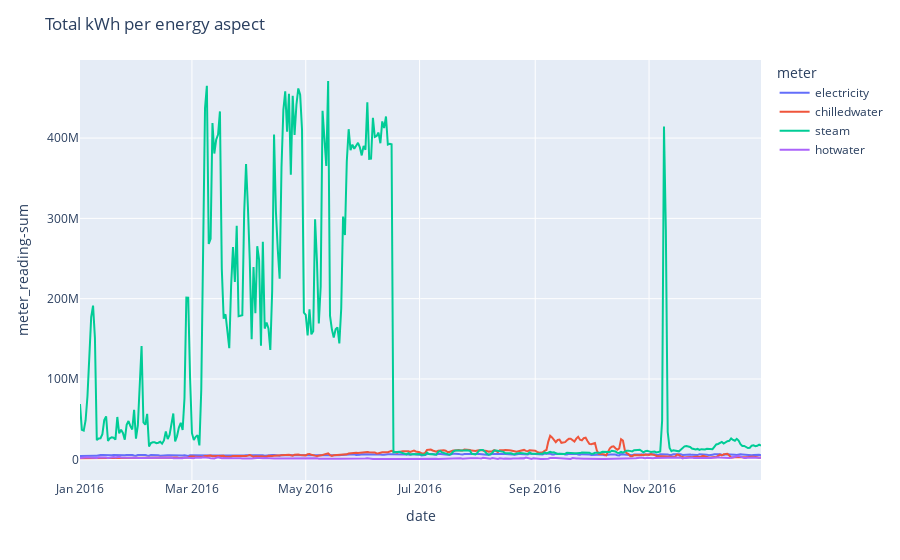

The notebook cell saved with this chart:
### Markdown cell above
some plots

### Code cell
fig_total = px.line(daily_train_agg, x = 'date', y='meter_reading-sum', color='meter', render_mode='svg')
fig_total.update_layout(title='Total kWh per energy aspect')
fig_total.show()

### Figure 1 — Plotly figure (JSON) as saved in the notebook; plotly's stock layout.template omitted (floating-point values rounded to 4 significant figures; data arrays with more than 128 entries replaced by an {"elided": "..."} marker saying what was removed)
{"data": [{"hovertemplate": "meter=electricity<br>date=%{x}<br>meter_reading-sum=%{y}<extra></extra>", "legendgroup": "electricity", "line": {"color": "#636efa", "dash": "solid"}, "marker": {"symbol": "circle"}, "mode": "lines", "name": "electricity", "orientation": "v", "showlegend": true, "type": "scatter", "x": {"elided": "366 str values"}, "xaxis": "x", "y": {"elided": "366 float values"}, "yaxis": "y"}, {"hovertemplate": "meter=chilledwater<br>date=%{x}<br>meter_reading-sum=%{y}<extra></extra>", "legendgroup": "chilledwater", "line": {"color": "#EF553B", "dash": "solid"}, "marker": {"symbol": "circle"}, "mode": "lines", "name": "chilledwater", "orientation": "v", "showlegend": true, "type": "scatter", "x": {"elided": "366 str values"}, "xaxis": "x", "y": {"elided": "366 float values"}, "yaxis": "y"}, {"hovertemplate": "meter=steam<br>date=%{x}<br>meter_reading-sum=%{y}<extra></extra>", "legendgroup": "steam", "line": {"color": "#00cc96", "dash": "solid"}, "marker": {"symbol": "circle"}, "mode": "lines", "name": "steam", "orientation": "v", "showlegend": true, "type": "scatter", "x": {"elided": "366 str values"}, "xaxis": "x", "y": {"elided": "366 float values"}, "yaxis": "y"}, {"hovertemplate": "meter=hotwater<br>date=%{x}<br>meter_reading-sum=%{y}<extra></extra>", "legendgroup": "hotwater", "line": {"color": "#ab63fa", "dash": "solid"}, "marker": {"symbol": "circle"}, "mode": "lines", "name": "hotwater", "orientation": "v", "showlegend": true, "type": "scatter", "x": {"elided": "366 str values"}, "xaxis": "x", "y": {"elided": "366 float values"}, "yaxis": "y"}], "layout": {"legend": {"title": {"text": "meter"}, "tracegroupgap": 0}, "margin": {"t": 60}, "title": {"text": "Total kWh per energy aspect"}, "xaxis": {"anchor": "y", "domain": [0, 1], "title": {"text": "date"}}, "yaxis": {"anchor": "x", "domain": [0, 1], "title": {"text": "meter_reading-sum"}}}}
